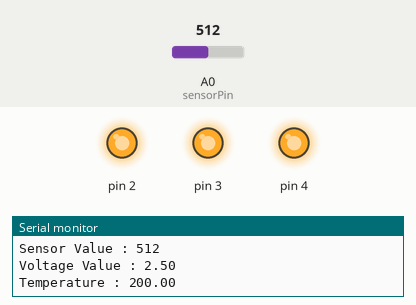
This program was run on a simulated Arduino Uno, built with avr-gcc and run on an emulated ATmega328P. Parts: output pins drawn as LEDs (lit = HIGH), the last lines printed to the serial monitor. Inputs (shaded band) come from the test bench; at power-on: A0 (sensorPin) = 512.

Above: at 1.2 s.
1.3 s: A0 (sensorPin) set to 134
2.8 s: A0 (sensorPin) set to 124
At 3.5 s:
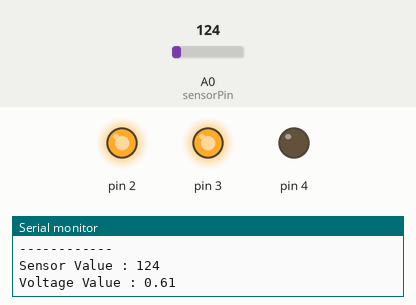
4.4 s: A0 (sensorPin) set to 0
At 5.7 s:
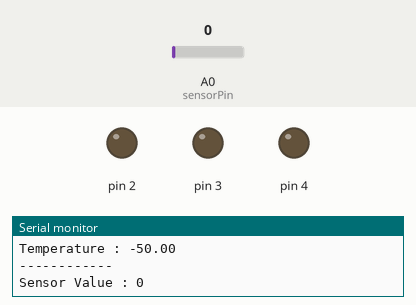
6.0 s: A0 (sensorPin) set to 122
At 6.4 s:
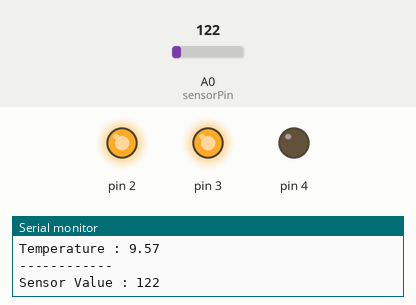
7.5 s: A0 (sensorPin) set to 511
At 8.9 s:
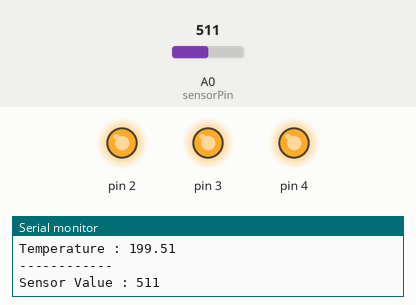
Timing chart, 0 to 10.0 s (numbered marks = the images above; inputs shaded):
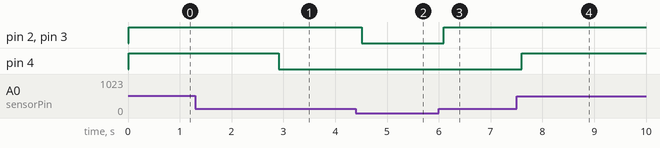

The program:

main.cpp
```cpp
#include "arduino.h"

const int sensorPin = A0;
const float baselineTemp = 5.0;


void setup(){
  Serial.begin(9600);//open serial port at 9600 bit/sec

  for (int pinNumber = 0; pinNumber < 5; pinNumber++) {
    pinMode(pinNumber,OUTPUT);
    digitalWrite(pinNumber, LOW);
  }
}

void loop() {
  int sensorVal = analogRead(sensorPin); //Represents the voltage of the pin (0 -> 1023)
  float voltage = (sensorVal/1024.0) * 5.0; // The actual vlotage of the pin
  float temperature = (voltage - 0.5) * 100;

  Serial.print("Sensor Value : ");
  Serial.println(sensorVal);

  Serial.print("Voltage Value : ");
  Serial.println(voltage);

  Serial.print("Temperature : ");
  Serial.println(temperature);
  Serial.println("------------");

  if (temperature < baselineTemp + 2) {
    digitalWrite(2,LOW);
    digitalWrite(3,LOW);
    digitalWrite(4,LOW);
  } else if (temperature >= baselineTemp + 2 && temperature < baselineTemp+4) {
    digitalWrite(2,HIGH);
    digitalWrite(3,LOW);
    digitalWrite(4,LOW);
  } else if (temperature >= baselineTemp + 4 && temperature < baselineTemp+6) {
    digitalWrite(2,HIGH);
    digitalWrite(3,HIGH);
    digitalWrite(4,LOW);
  }else if (temperature >= baselineTemp+6) {
    digitalWrite(2,HIGH);
    digitalWrite(3,HIGH);
    digitalWrite(4,HIGH);
  }

  delay(1);
}
```

Measured:
- the behaviour switches between 125 and 124 on A0 (sensorPin) (found by bisection; images 0 and 1)
- after the input at 2.8 s, pin 4: HIGH → LOW after 0.11 s
- after the input at 4.4 s, pin 2, pin 3: HIGH → LOW after 0.11 s
- after the input at 6.0 s, pin 2, pin 3: LOW → HIGH after 0.09 s
- after the input at 7.5 s, pin 4: LOW → HIGH after 0.10 s
